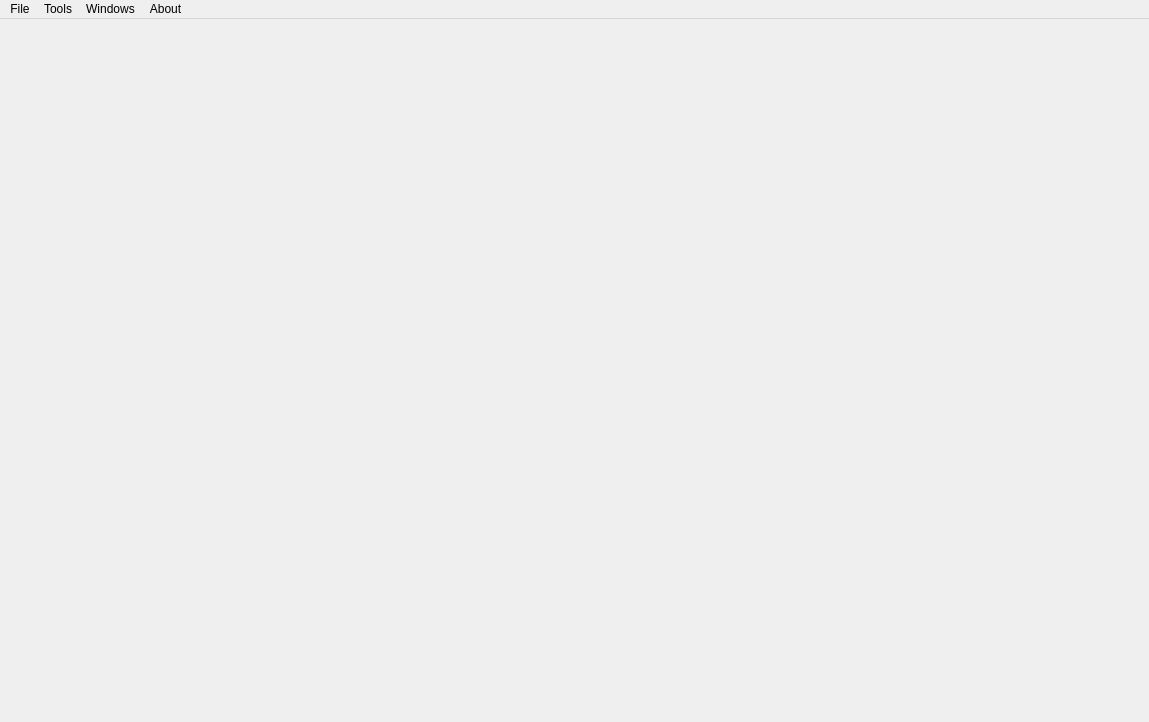
<?xml version="1.0" encoding="UTF-8"?>
<ui version="4.0">
 <class>TalpaMainWindow</class>
 <widget class="QMainWindow" name="TalpaMainWindow">
  <property name="geometry">
   <rect>
    <x>0</x>
    <y>0</y>
    <width>1149</width>
    <height>722</height>
   </rect>
  </property>
  <property name="sizePolicy">
   <sizepolicy hsizetype="Expanding" vsizetype="Expanding">
    <horstretch>0</horstretch>
    <verstretch>0</verstretch>
   </sizepolicy>
  </property>
  <property name="windowTitle">
   <string>Talpa</string>
  </property>
  <widget class="QWidget" name="centralwidget">
   <layout class="QHBoxLayout" name="horizontalLayout_2"/>
  </widget>
  <widget class="QMenuBar" name="menubar">
   <property name="geometry">
    <rect>
     <x>0</x>
     <y>0</y>
     <width>1149</width>
     <height>21</height>
    </rect>
   </property>
   <widget class="QMenu" name="menuFile">
    <property name="title">
     <string>File</string>
    </property>
    <addaction name="actionLoadModel"/>
    <addaction name="actionSaveModel"/>
    <addaction name="separator"/>
    <addaction name="actionExportKiteScene"/>
    <addaction name="separator"/>
    <addaction name="actionExit"/>
   </widget>
   <widget class="QMenu" name="menuTools">
    <property name="title">
     <string>Tools</string>
    </property>
    <addaction name="actionChangeExtent"/>
    <addaction name="actionChangeLos"/>
    <addaction name="actionLoadReferenceScene"/>
    <addaction name="separator"/>
    <addaction name="actionLog"/>
    <addaction name="separator"/>
    <addaction name="actionConfiguration"/>
   </widget>
   <widget class="QMenu" name="menuAbout">
    <property name="title">
     <string>About</string>
    </property>
    <addaction name="actionHelp"/>
    <addaction name="actionAbout_Talpa"/>
   </widget>
   <widget class="QMenu" name="menuWindows">
    <property name="title">
     <string>Windows</string>
    </property>
    <addaction name="actionMisfitScene"/>
   </widget>
   <addaction name="menuFile"/>
   <addaction name="menuTools"/>
   <addaction name="menuWindows"/>
   <addaction name="menuAbout"/>
  </widget>
  <action name="actionHelp">
   <property name="text">
    <string>Online Help</string>
   </property>
   <property name="shortcut">
    <string>F1</string>
   </property>
  </action>
  <action name="actionLog">
   <property name="text">
    <string>Logger</string>
   </property>
   <property name="shortcut">
    <string>Ctrl+L</string>
   </property>
  </action>
  <action name="actionAbout_Talpa">
   <property name="text">
    <string>About Talpa</string>
   </property>
  </action>
  <action name="actionSaveModel">
   <property name="text">
    <string>Save model</string>
   </property>
   <property name="shortcut">
    <string>Ctrl+S</string>
   </property>
  </action>
  <action name="actionLoadModel">
   <property name="text">
    <string>Load model</string>
   </property>
   <property name="shortcut">
    <string>Ctrl+O</string>
   </property>
  </action>
  <action name="actionExportKiteScene">
   <property name="text">
    <string>Export kite.Scene</string>
   </property>
  </action>
  <action name="actionLoadReferenceScene">
   <property name="text">
    <string>Load Reference Scene</string>
   </property>
  </action>
  <action name="actionExit">
   <property name="text">
    <string>Exit</string>
   </property>
  </action>
  <action name="actionChangeExtent">
   <property name="text">
    <string>Change SandboxScene extent</string>
   </property>
  </action>
  <action name="actionChangeLos">
   <property name="text">
    <string>Change SandboxScene LOS</string>
   </property>
  </action>
  <action name="actionMisfitScene">
   <property name="checkable">
    <bool>true</bool>
   </property>
   <property name="enabled">
    <bool>false</bool>
   </property>
   <property name="text">
    <string>Model residual</string>
   </property>
  </action>
  <action name="actionConfiguration">
   <property name="text">
    <string>Configuration</string>
   </property>
  </action>
 </widget>
 <resources/>
 <connections>
  <connection>
   <sender>actionExit</sender>
   <signal>triggered()</signal>
   <receiver>TalpaMainWindow</receiver>
   <slot>close()</slot>
   <hints>
    <hint type="sourcelabel">
     <x>-1</x>
     <y>-1</y>
    </hint>
    <hint type="destinationlabel">
     <x>574</x>
     <y>360</y>
    </hint>
   </hints>
  </connection>
 </connections>
</ui>
